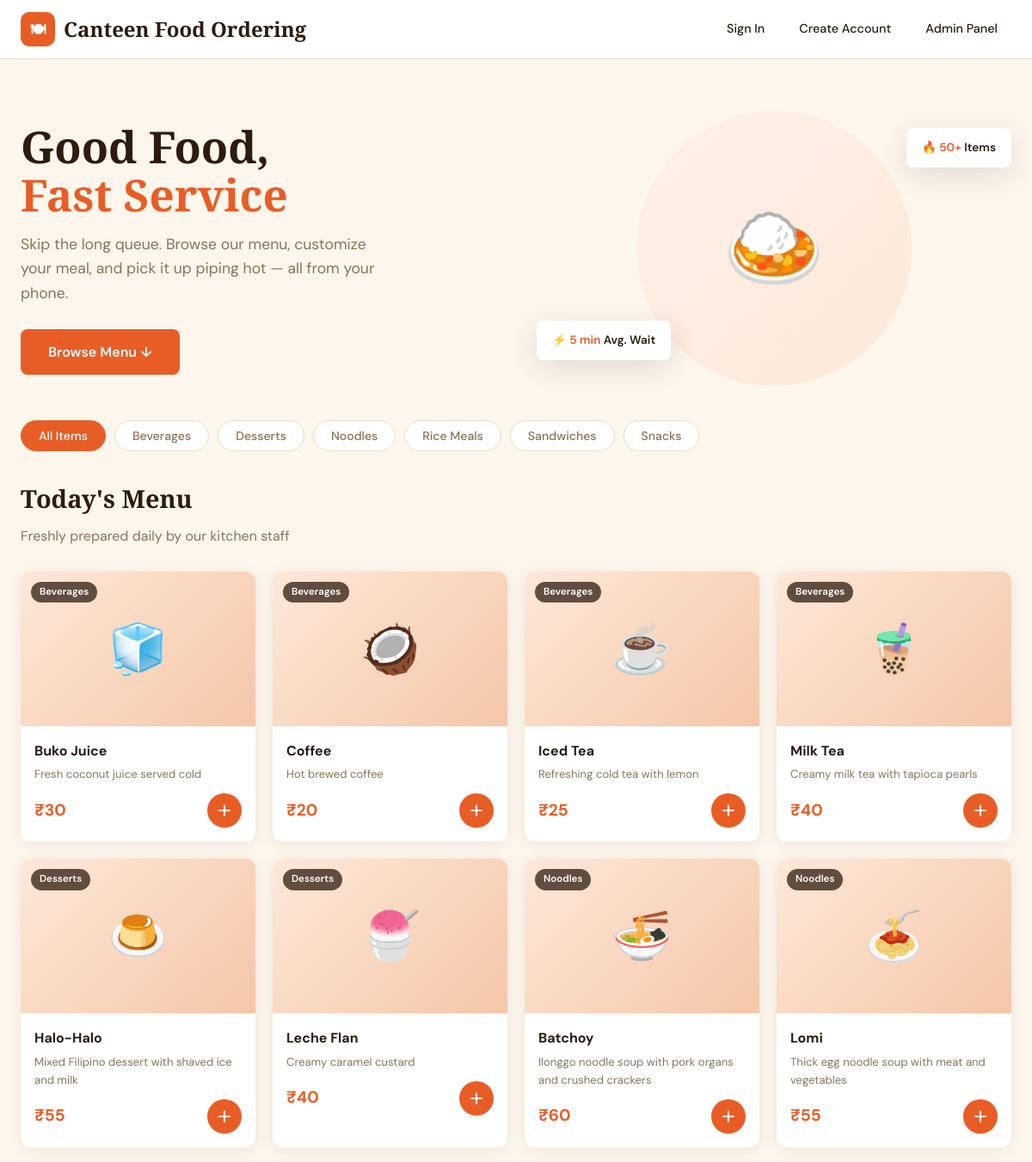
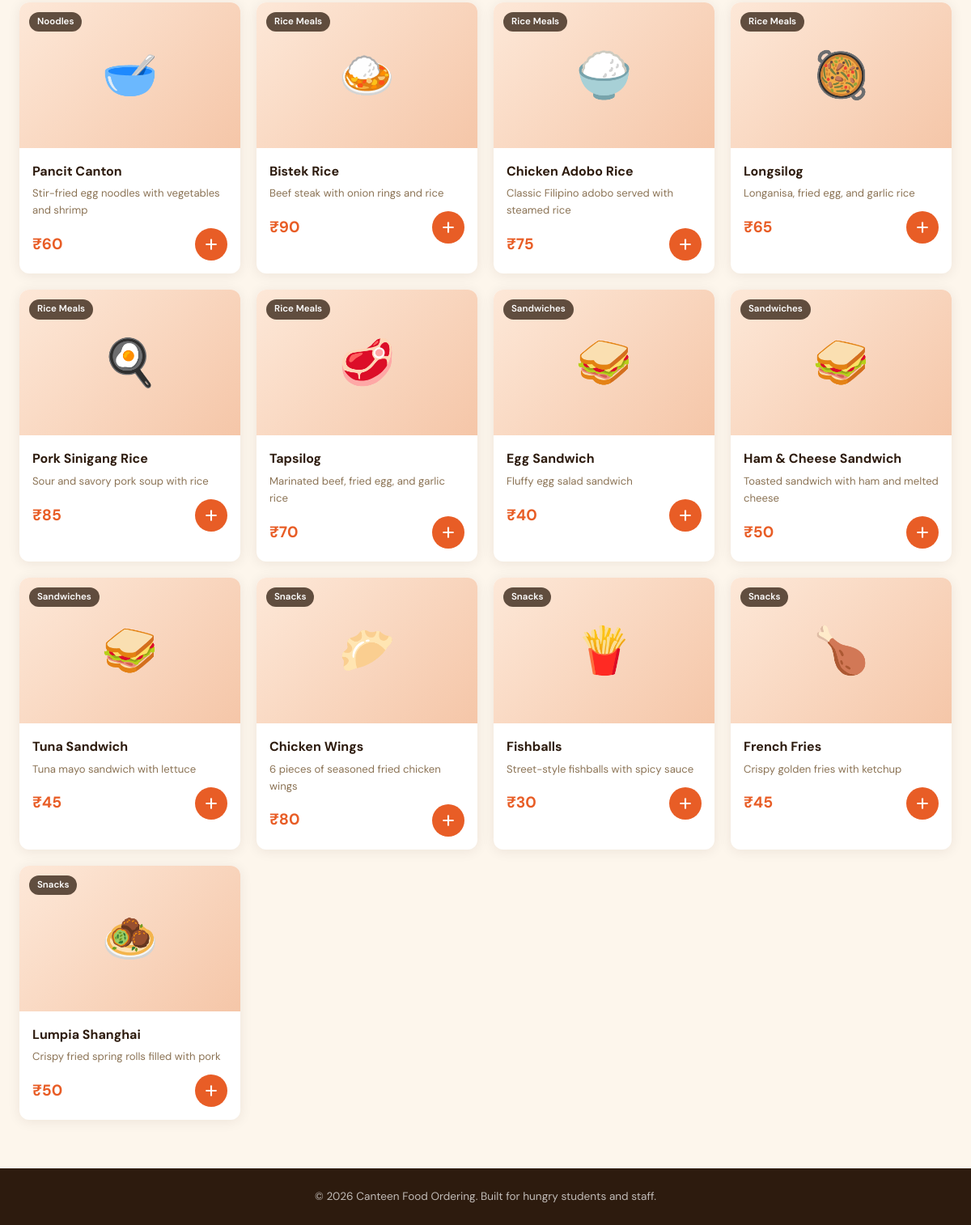
Screenshot of /COS/index.php with the database file from the repository (2 pictures, top to bottom).
### tables this page shows
CREATE TABLE `categories` (
  `id` int(11) NOT NULL,
  `name` varchar(50) NOT NULL,
  `icon` varchar(50) DEFAULT ''
);

CREATE TABLE `menu_items` (
  `id` int(11) NOT NULL,
  `category_id` int(11) NOT NULL,
  `name` varchar(100) NOT NULL,
  `description` text DEFAULT '',
  `price` decimal(10,2) NOT NULL,
  `image` varchar(255) DEFAULT 'default-food.jpg',
  `is_available` tinyint(1) DEFAULT 1,
  `day_of_week` set('0','1','2','3','4','5','6') DEFAULT NULL,
  `created_at` timestamp NOT NULL DEFAULT current_timestamp()
);

### COS/config.php (called while the page is built, shortened)
<?php
function isLoggedIn() {
    return isset($_SESSION['customer_id']);
}
function sanitize($str) {
    return htmlspecialchars(trim($str), ENT_QUOTES, 'UTF-8');
}
function formatPrice($price) {
    return '₹' . number_format((int)$price);
}
?>

### COS/index.php (the view, shortened to what this page needs)
<?php require_once 'config.php'; ?>
<!DOCTYPE html>
<html lang="en">
<head>
    <link rel="stylesheet" href="assets/style.css">
</head>
<body>
<nav class="navbar">
    <div class="nav-inner">
        <a href="index.php" class="nav-brand">
            <div class="nav-brand-icon">🍽</div>
            Canteen Food Ordering
        </a>
        <ul class="nav-links">
            <?php if (isLoggedIn()): ?>
                <li><a href="my-orders.php">📋 My Orders</a></li>
                <li>
                    <button class="cart-btn" id="cart-toggle">
                        🛒 Cart <span class="cart-badge" style="display:none">0</span>
                    </button>
                </li>
                <li><a href="../logout.php" class="cart-btn">Logout</a></li>
            <?php else: ?>
                <li><a href="login.php">Sign In</a></li>
                <li><a href="register.php" class="btn-primary btn-sm">Create Account</a></li>
                <li><a href="admin/login.php" class="btn-primary btn-sm">Admin Panel</a></li>
            <?php endif; ?>
        </ul>
    </div>
</nav>
<section class="hero">
    <div class="hero-text">
        <h1>Good Food,<br><span>Fast Service</span></h1>
        <p>Skip the long queue. Browse our menu, customize your meal, and pick it up piping hot — all from your phone.</p>
        <a href="#menu" class="btn-primary" style="font-size:1rem;padding:14px 32px;">Browse Menu ↓</a>
    </div>
    <div class="hero-visual">
        <div class="hero-plate">🍛</div>
        <div class="hero-stat">🔥 <span>50+</span> Items</div>
        <div class="hero-stat">⚡ <span>5 min</span> Avg. Wait</div>
    </div>
</section>
<div class="category-filter" id="menu">
    <button class="cat-btn active" data-category="all">All Items</button>
    <?php
    $cats = $pdo->query("SELECT * FROM categories ORDER BY name")->fetchAll();
    foreach ($cats as $cat):
    ?>
    <button class="cat-btn" data-category="<?= $cat['id'] ?>"><?= sanitize($cat['name']) ?></button>
    <?php endforeach; ?>
</div>
<section class="menu-section">
    <h2>Today's Menu</h2>
    <p class="subtitle">Freshly prepared daily by our kitchen staff</p>
    <div class="menu-grid">
        <?php
        $emojis = [
            'Rice Meals' => ['🍛','🍚','🥘','🍳','🥩'],
            'Noodles' => ['🍜','🍝','🥣'],
            'Snacks' => ['🥟','🍟','🍗','🧆'],
            'Beverages' => ['🧊','🥥','☕','🧋'],
            'Desserts' => ['🍮','🍧'],
            'Sandwiches' => ['🥪','🥪','🥪'],
        ];
        $items = $pdo->query("
            SELECT m.*, c.name AS category_name
            FROM menu_items m
            JOIN categories c ON m.category_id = c.id
            WHERE m.is_available = 1 AND (m.day_of_week IS NULL OR FIND_IN_SET('" . date('w') . "', m.day_of_week) > 0)
            ORDER BY c.name, m.name
        ")->fetchAll();
        $catEmojiIndex = [];
        foreach ($items as $item):
            $cat = $item['category_name'];
            if (!isset($catEmojiIndex[$cat])) $catEmojiIndex[$cat] = 0;
            $emojiList = $emojis[$cat] ?? ['🍽'];
            $emoji = $emojiList[$catEmojiIndex[$cat] % count($emojiList)];
            $catEmojiIndex[$cat]++;
        ?>
        <div class="food-card <?= $item['is_available'] ? '' : 'unavailable' ?>" data-category="<?= $item['category_id'] ?>">
            <div class="food-card-img">
                <span class="food-emoji"><?= $emoji ?></span>
                <span class="food-card-category"><?= sanitize($cat) ?></span>
            </div>
            <div class="food-card-body">
                <h3><?= sanitize($item['name']) ?></h3>
                <p class="desc"><?= sanitize($item['description']) ?></p>
                <div class="food-card-footer">
                    <span class="food-price"><?= formatPrice($item['price']) ?></span>
                    <button class="add-cart-btn" data-id="<?= $item['id'] ?>" data-name="<?= sanitize($item['name']) ?>" title="Add to cart">
                        <svg width="20" height="20" viewBox="0 0 24 24" fill="none" stroke="currentColor" stroke-width="2.5" stroke-linecap="round" stroke-linejoin="round">
                            <line x1="12" y1="5" x2="12" y2="19"></line>
                            <line x1="5" y1="12" x2="19" y2="12"></line>
                        </svg>
                    </button>
                </div>
            </div>
        </div>
        <?php endforeach; ?>
    </div>
</section>
<footer class="footer">
    &copy; <?= date('Y') ?> Canteen Food Ordering. Built for hungry students and staff.
</footer>
</body>
</html>

### COS/index.php (style rules this page uses)
.food-emoji { font-size: 3.5rem; line-height: 1; }

### rows the page displays
categories: name "Beverages"
categories: name "Desserts"
categories: name "Noodles"
categories: name "Rice Meals"
categories: name "Sandwiches"
categories: name "Snacks"
menu_items: category.name "🧊", category.name "Beverages", name "Buko Juice", description "Fresh coconut juice served cold", price "₹30"
menu_items: category.name "🥥", category.name "Beverages", name "Coffee", description "Hot brewed coffee", price "₹20"
menu_items: category.name "☕", category.name "Beverages", name "Iced Tea", description "Refreshing cold tea with lemon", price "₹25"
menu_items: category.name "🧋", category.name "Beverages", name "Milk Tea", description "Creamy milk tea with tapioca pearls", price "₹40"
menu_items: category.name "🍮", category.name "Desserts", name "Halo-Halo", description "Mixed Filipino dessert with shaved ice and milk", price "₹55"
menu_items: category.name "🍧", category.name "Desserts", name "Leche Flan", description "Creamy caramel custard", price "₹40"
menu_items: category.name "🍜", category.name "Noodles", name "Batchoy", description "Ilonggo noodle soup with pork organs and crushed crackers", price "₹60"
menu_items: category.name "🍝", category.name "Noodles", name "Lomi", description "Thick egg noodle soup with meat and vegetables", price "₹55"
menu_items: category.name "🥣", category.name "Noodles", name "Pancit Canton", description "Stir-fried egg noodles with vegetables and shrimp", price "₹60"
menu_items: category.name "🍛", category.name "Rice Meals", name "Bistek Rice", description "Beef steak with onion rings and rice", price "₹90"
menu_items: category.name "🍚", category.name "Rice Meals", name "Chicken Adobo Rice", description "Classic Filipino adobo served with steamed rice", price "₹75"
menu_items: category.name "🥘", category.name "Rice Meals", name "Longsilog", description "Longanisa, fried egg, and garlic rice", price "₹65"
menu_items: category.name "🍳", category.name "Rice Meals", name "Pork Sinigang Rice", description "Sour and savory pork soup with rice", price "₹85"
menu_items: category.name "🥩", category.name "Rice Meals", name "Tapsilog", description "Marinated beef, fried egg, and garlic rice", price "₹70"
menu_items: category.name "🥪", category.name "Sandwiches", name "Egg Sandwich", description "Fluffy egg salad sandwich", price "₹40"
menu_items: category.name "🥪", category.name "Sandwiches", name "Ham & Cheese Sandwich", description "Toasted sandwich with ham and melted cheese", price "₹50"
menu_items: category.name "🥪", category.name "Sandwiches", name "Tuna Sandwich", description "Tuna mayo sandwich with lettuce", price "₹45"
menu_items: category.name "🥟", category.name "Snacks", name "Chicken Wings", description "6 pieces of seasoned fried chicken wings", price "₹80"
menu_items: category.name "🍟", category.name "Snacks", name "Fishballs", description "Street-style fishballs with spicy sauce", price "₹30"
menu_items: category.name "🍗", category.name "Snacks", name "French Fries", description "Crispy golden fries with ketchup", price "₹45"
menu_items: category.name "🧆", category.name "Snacks", name "Lumpia Shanghai", description "Crispy fried spring rolls filled with pork", price "₹50"
